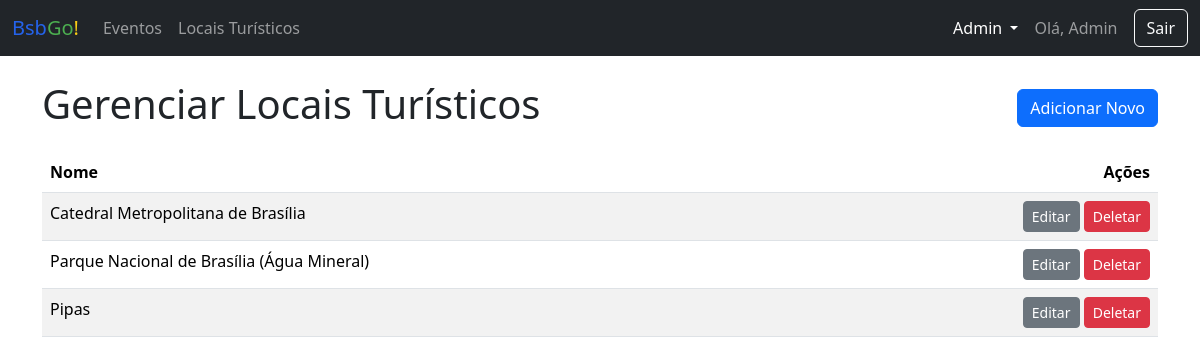
/admin/pontos (signed in), run on an earlier commit of the app's database.
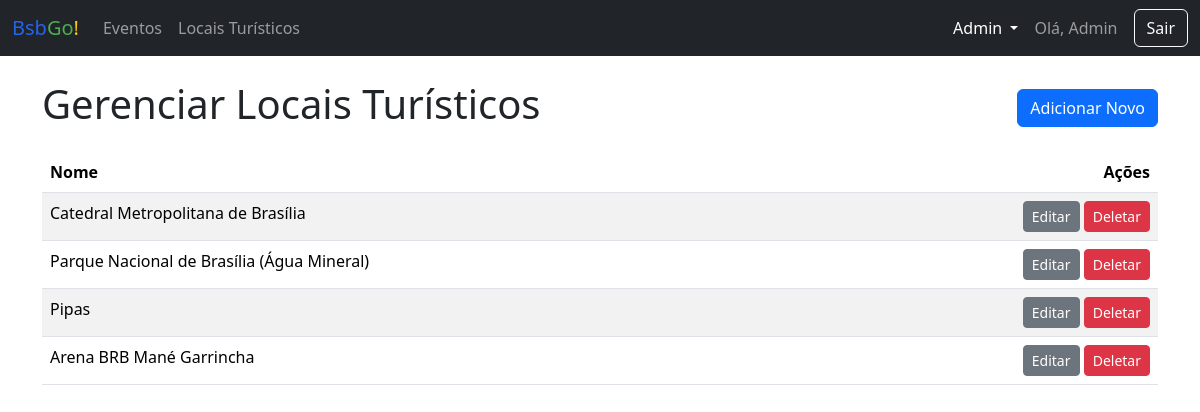
And on a later commit of the database.
### app/models.py (models this page shows)
class PontoTuristico(db.Model):
    id = db.Column(db.Integer, primary_key=True)
    nome = db.Column(db.String(100), nullable=False)
    descricao = db.Column(db.Text, nullable=False)
    localizacao = db.Column(db.String(150))
    categoria = db.Column(db.String(50))
    horario = db.Column(db.String(100))
    preco = db.Column(db.Float)
    imagem_file = db.Column(db.String(100), nullable=False, default='default.jpg')
    eventos = db.relationship('Evento', backref='ponto', lazy=True)

### app/routes.py (the view)
@main.route('/admin/pontos')
@login_required
@admin_required
def admin_pontos():
    pontos = PontoTuristico.query.all()
    return render_template('admin_manager.html', items=pontos, title="Locais Turísticos", item_type="ponto")

### app/__init__.py (called while the page is built)
def create_app():
    app = Flask(__name__)
    app.config['SECRET_KEY'] = os.environ.get('SECRET_KEY')
    app.config['SQLALCHEMY_DATABASE_URI'] = 'sqlite:///database.db'
    app.config['SQLALCHEMY_TRACK_MODIFICATIONS'] = False
    db.init_app(app)
    migrate.init_app(app, db)
    login_manager.init_app(app)
    login_manager.login_view = 'main.login' # type: ignore
    from .models import Usuario
    @login_manager.user_loader
    def load_user(user_id):
        return Usuario.query.get(int(user_id))
    from .routes import main as main_blueprint
    app.register_blueprint(main_blueprint)
    return app

### app/routes.py (called while the page is built)
def admin_required(f):
    @wraps(f)
    def decorated_function(*args, **kwargs):
        if not current_user.is_authenticated or current_user.tipo != 'admin':
            abort(403) # Proibido o acesso
        return f(*args, **kwargs)
    return decorated_function

### app/templates/admin_manager.html (shortened to what this page needs)
{% extends 'base.html' %}
{% block content %}
<div class="d-flex justify-content-between align-items-center mb-3">
    <h1>Gerenciar {{ title }}</h1>
    <a href="{{ url_for('main.novo_' + item_type) }}" class="btn btn-primary">Adicionar Novo</a>
</div>
<div class="table-responsive">
    <table class="table table-striped">
        <thead>
            <tr>
                <th>Nome</th>
                <th class="text-end">Ações</th>
            </tr>
        </thead>
        <tbody>
            {% for item in items %}
            <tr>
                <td>
                    {{ item.nome }}
                </td>
                <td class="text-end">
                    {% if item_type == 'ponto' %}
                        <a href="{{ url_for('main.editar_ponto', ponto_id=item.id) }}" class="btn btn-secondary btn-sm">Editar</a>
                        <form action="{{ url_for('main.deletar_ponto', ponto_id=item.id) }}" method="POST" class="d-inline" onsubmit="return confirm('Tem certeza que deseja deletar este item?');">
                            <button type="submit" class="btn btn-danger btn-sm">Deletar</button>
                        </form>
                    {% endif %}
                </td>
            </tr>
            {% else %}
            <tr>
                <td colspan="2" class="text-center">Nenhum item encontrado.</td>
            </tr>
            {% endfor %}
        </tbody>
    </table>
</div>
{% endblock %}

What changed in the data, as far as the page shows it:
added PontoTuristico: nome "Arena BRB Mané Garrincha"
